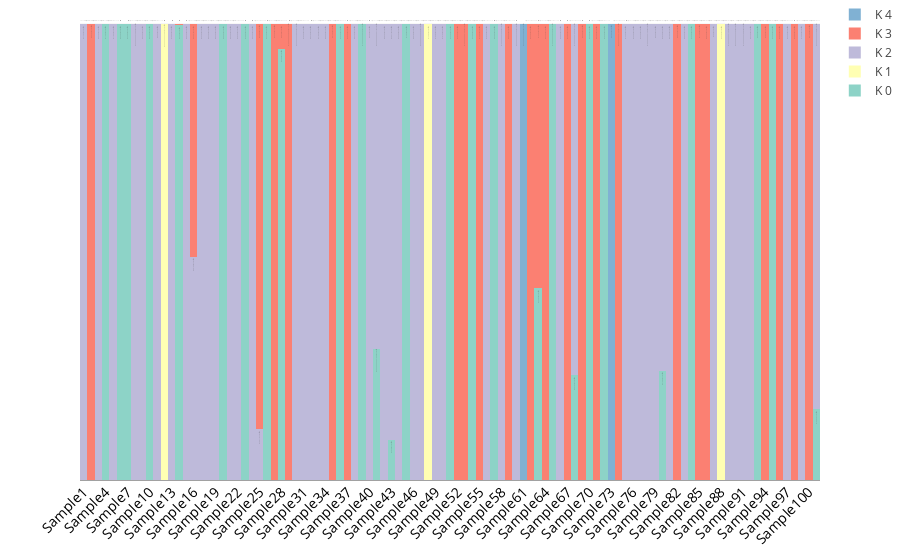

The cell this chart's notebook holds for it:
### Markdown cell above
### Customizing the bars

Next, we'll remove the space between the individual bars and change the color scheme by modifying `Bar()` and `Layout()`.

You can also add information to the labels that pop up when the mouse hovers over the bars. This information is provided via the `text` argument of the `Bar()` object. You must provide a list of the same lenght as the number of individuals. Each entry corresponds to the text for an individual. In the code below we set the text as the assignment probability (in percentage) for each individual sample.

If you want to differentiate between individual bars, you can modify the maker line width in `Bar()`.

### Code cell
data = []

# Create color pallete for 12 colors
# More color pallets available on https://plot.ly/ipython-notebooks/color-scales/
cp = cl.scales["12"]["qual"]["Set3"]

for k, ar in enumerate(qvals_transposed):
    
    current_bar = go.Bar(
        x = individuals,
        y = ar,
        name = "K {}".format(k),
        # Set hover text information.
        text=["Assignment: {}%".format(x * 100) for x in ar],
        # Customize bars
        marker = dict(
            # Use the 'k' counter to fetch a different color for each K value
            color=cp[k],
            line=dict(
                color="grey",
                # Modify the width to values greater than 0 to show lines around the individual bars
                width=0,
            )
        )
    )
    
    data.append(current_bar)
    
layout = go.Layout(
    barmode='stack',
    margin={"t":0},
    bargap="0",
    yaxis={
        "showticklabels":False
    },
    xaxis={
        "tickangle":-45,
        "tickfont": dict(size=14,
                        color="black")
    }
)


fig = go.Figure(data=data, layout=layout)

iplot(fig)

### Figure 1 — Plotly figure (JSON) as saved in the notebook; plotly's stock layout.template omitted (floating-point values rounded to 4 significant figures)
{"data": [{"marker": {"color": "rgb(141,211,199)", "line": {"color": "grey", "width": 0}}, "name": "K 0", "text": ["Assignment: 0.0071%", "Assignment: 0.0086%", "Assignment: 0.0087%", "Assignment: 99.9611%", "Assignment: 0.014799999999999999%", "Assignment: 99.9504%", "Assignment: 99.9566%", "Assignment: 0.0174%", "Assignment: 0.0077%", "Assignment: 99.9564%", "Assignment: 0.0118%", "Assignment: 0.0284%", "Assignment: 0.014100000000000001%", "Assignment: 99.779%", "Assignment: 0.008%", "Assignment: 0.0086%", "Assignment: 0.0086%", "Assignment: 0.0083%", "Assignment: 0.0087%", "Assignment: 99.9588%", "Assignment: 0.0102%", "Assignment: 0.0088%", "Assignment: 99.9387%", "Assignment: 0.0077%", "Assignment: 0.0069%", "Assignment: 99.9625%", "Assignment: 0.0073999999999999995%", "Assignment: 94.599%", "Assignment: 0.0091%", "Assignment: 0.0114%", "Assignment: 0.0078%", "Assignment: 0.0073999999999999995%", "Assignment: 0.014799999999999999%", "Assignment: 0.0104%", "Assignment: 0.0072%", "Assignment: 99.9636%", "Assignment: 0.008%", "Assignment: 0.0069%", "Assignment: 99.96340000000001%", "Assignment: 0.009000000000000001%", "Assignment: 28.781200000000002%", "Assignment: 0.0088%", "Assignment: 8.8632%", "Assignment: 0.0077%", "Assignment: 99.961%", "Assignment: 0.0315%", "Assignment: 0.0087%", "Assignment: 0.0358%", "Assignment: 0.0343%", "Assignment: 0.0205%", "Assignment: 99.9656%", "Assignment: 0.0091%", "Assignment: 0.0071%", "Assignment: 99.9422%", "Assignment: 0.0102%", "Assignment: 0.0091%", "Assignment: 99.9393%", "Assignment: 0.0111%", "Assignment: 0.0104%", "Assignment: 0.007600000000000001%", "Assignment: 0.0136%", "Assignment: 0.0093%", "Assignment: 42.0099%", "Assignment: 0.009399999999999999%", "Assignment: 99.95230000000001%", "Assignment: 0.0142%", "Assignment: 0.015899999999999997%", "Assignment: 22.9733%", "Assignment: 0.011000000000000001%", "Assignment: 99.9409%", "Assignment: 0.0107%", "Assignment: 99.9687%", "Assignment: 0.0157%", "Assignment: 0.009600000000000001%", "Assignment: 0.01%", "Assignment: 0.0098%", "Assignment: 0.0077%", "Assignment: 0.0072%", "Assignment: 0.0105%", "Assignment: 23.9915%", "Assignment: 0.0131%", "Assignment: 0.0092%", "Assignment: 0.0116%", "Assignment: 99.9657%", "Assignment: 0.0072%", "Assignment: 0.0088%", "Assignment: 0.0073999999999999995%", "Assignment: 0.0336%", "Assignment: 0.0071%", "Assignment: 0.0077%", "Assignment: 0.0289%", "Assignment: 0.0083%", "Assignment: 99.943%", "Assignment: 0.012799999999999999%", "Assignment: 99.9607%", "Assignment: 0.0114%", "Assignment: 0.009899999999999999%", "Assignment: 0.012899999999999998%", "Assignment: 0.0103%", "Assignment: 0.0097%", "Assignment: 15.5531%"], "type": "bar", "x": ["Sample1", "Sample2", "Sample3", "Sample4", "Sample5", "Sample6", "Sample7", "Sample8", "Sample9", "Sample10", "Sample11", "Sample12", "Sample13", "Sample14", "Sample15", "Sample16", "Sample17", "Sample18", "Sample19", "Sample20", "Sample21", "Sample22", "Sample23", "Sample24", "Sample25", "Sample26", "Sample27", "Sample28", "Sample29", "Sample30", "Sample31", "Sample32", "Sample33", "Sample34", "Sample35", "Sample36", "Sample37", "Sample38", "Sample39", "Sample40", "Sample41", "Sample42", "Sample43", "Sample44", "Sample45", "Sample46", "Sample47", "Sample48", "Sample49", "Sample50", "Sample51", "Sample52", "Sample53", "Sample54", "Sample55", "Sample56", "Sample57", "Sample58", "Sample59", "Sample60", "Sample61", "Sample62", "Sample63", "Sample64", "Sample65", "Sample66", "Sample67", "Sample68", "Sample69", "Sample70", "Sample71", "Sample72", "Sample73", "Sample74", "Sample75", "Sample76", "Sample77", "Sample78", "Sample79", "Sample80", "Sample81", "Sample82", "Sample83", "Sample84", "Sample85", "Sample86", "Sample87", "Sample88", "Sample89", "Sample90", "Sample91", "Sample92", "Sample93", "Sample94", "Sample95", "Sample96", "Sample97", "Sample98", "Sample99", "Sample100", "Sample101"], "y": [7.1e-05, 8.6e-05, 8.7e-05, 0.9996, 0.000148, 0.9995, 0.9996, 0.000174, 7.7e-05, 0.9996, 0.000118, 0.000284, 0.000141, 0.9978, 8e-05, 8.6e-05, 8.6e-05, 8.3e-05, 8.7e-05, 0.9996, 0.000102, 8.8e-05, 0.9994, 7.7e-05, 6.9e-05, 0.9996, 7.4e-05, 0.946, 9.1e-05, 0.000114, 7.8e-05, 7.4e-05, 0.000148, 0.000104, 7.2e-05, 0.9996, 8e-05, 6.9e-05, 0.9996, 9e-05, 0.2878, 8.8e-05, 0.08863, 7.7e-05, 0.9996, 0.000315, 8.7e-05, 0.000358, 0.000343, 0.000205, 0.9997, 9.1e-05, 7.1e-05, 0.9994, 0.000102, 9.1e-05, 0.9994, 0.000111, 0.000104, 7.6e-05, 0.000136, 9.3e-05, 0.4201, 9.4e-05, 0.9995, 0.000142, 0.000159, 0.2297, 0.00011, 0.9994, 0.000107, 0.9997, 0.000157, 9.6e-05, 0.0001, 9.8e-05, 7.7e-05, 7.2e-05, 0.000105, 0.2399, 0.000131, 9.2e-05, 0.000116, 0.9997, 7.2e-05, 8.8e-05, 7.4e-05, 0.000336, 7.1e-05, 7.7e-05, 0.000289, 8.3e-05, 0.9994, 0.000128, 0.9996, 0.000114, 9.9e-05, 0.000129, 0.000103, 9.7e-05, 0.1555]}, {"marker": {"color": "rgb(255,255,179)", "line": {"color": "grey", "width": 0}}, "name": "K 1", "text": ["Assignment: 0.0071%", "Assignment: 0.0085%", "Assignment: 0.0086%", "Assignment: 0.0097%", "Assignment: 0.0147%", "Assignment: 0.012400000000000001%", "Assignment: 0.010799999999999999%", "Assignment: 0.0172%", "Assignment: 0.007600000000000001%", "Assignment: 0.0109%", "Assignment: 0.0117%", "Assignment: 99.88669999999999%", "Assignment: 0.013999999999999999%", "Assignment: 0.055099999999999996%", "Assignment: 0.007899999999999999%", "Assignment: 0.0086%", "Assignment: 0.0086%", "Assignment: 0.0082%", "Assignment: 0.0086%", "Assignment: 0.0103%", "Assignment: 0.0101%", "Assignment: 0.0087%", "Assignment: 0.015300000000000001%", "Assignment: 0.007600000000000001%", "Assignment: 0.0069%", "Assignment: 0.0093%", "Assignment: 0.0073%", "Assignment: 0.0092%", "Assignment: 0.009000000000000001%", "Assignment: 0.0114%", "Assignment: 0.0078%", "Assignment: 0.0073999999999999995%", "Assignment: 0.0146%", "Assignment: 0.0104%", "Assignment: 0.0072%", "Assignment: 0.0091%", "Assignment: 0.007899999999999999%", "Assignment: 0.0069%", "Assignment: 0.0091%", "Assignment: 0.009000000000000001%", "Assignment: 0.0078%", "Assignment: 0.0088%", "Assignment: 0.0093%", "Assignment: 0.0077%", "Assignment: 0.0097%", "Assignment: 0.0313%", "Assignment: 0.0087%", "Assignment: 99.8571%", "Assignment: 0.0341%", "Assignment: 0.0204%", "Assignment: 0.0086%", "Assignment: 0.009000000000000001%", "Assignment: 0.0071%", "Assignment: 0.0144%", "Assignment: 0.0102%", "Assignment: 0.0091%", "Assignment: 0.0151%", "Assignment: 0.011000000000000001%", "Assignment: 0.0104%", "Assignment: 0.0073999999999999995%", "Assignment: 0.0135%", "Assignment: 0.0092%", "Assignment: 0.006999999999999999%", "Assignment: 0.0093%", "Assignment: 0.0119%", "Assignment: 0.014100000000000001%", "Assignment: 0.015799999999999998%", "Assignment: 0.0095%", "Assignment: 0.010799999999999999%", "Assignment: 0.0147%", "Assignment: 0.0106%", "Assignment: 0.0078%", "Assignment: 0.0156%", "Assignment: 0.0095%", "Assignment: 0.009899999999999999%", "Assignment: 0.0098%", "Assignment: 0.0077%", "Assignment: 0.0072%", "Assignment: 0.0105%", "Assignment: 0.0101%", "Assignment: 0.013%", "Assignment: 0.0092%", "Assignment: 0.0115%", "Assignment: 0.0085%", "Assignment: 0.0072%", "Assignment: 0.0088%", "Assignment: 0.0075%", "Assignment: 99.8659%", "Assignment: 0.0072%", "Assignment: 0.0075%", "Assignment: 0.0287%", "Assignment: 0.0083%", "Assignment: 0.0142%", "Assignment: 0.0127%", "Assignment: 0.0098%", "Assignment: 0.0113%", "Assignment: 0.0098%", "Assignment: 0.012799999999999999%", "Assignment: 0.0102%", "Assignment: 0.009600000000000001%", "Assignment: 0.0089%"], "type": "bar", "x": ["Sample1", "Sample2", "Sample3", "Sample4", "Sample5", "Sample6", "Sample7", "Sample8", "Sample9", "Sample10", "Sample11", "Sample12", "Sample13", "Sample14", "Sample15", "Sample16", "Sample17", "Sample18", "Sample19", "Sample20", "Sample21", "Sample22", "Sample23", "Sample24", "Sample25", "Sample26", "Sample27", "Sample28", "Sample29", "Sample30", "Sample31", "Sample32", "Sample33", "Sample34", "Sample35", "Sample36", "Sample37", "Sample38", "Sample39", "Sample40", "Sample41", "Sample42", "Sample43", "Sample44", "Sample45", "Sample46", "Sample47", "Sample48", "Sample49", "Sample50", "Sample51", "Sample52", "Sample53", "Sample54", "Sample55", "Sample56", "Sample57", "Sample58", "Sample59", "Sample60", "Sample61", "Sample62", "Sample63", "Sample64", "Sample65", "Sample66", "Sample67", "Sample68", "Sample69", "Sample70", "Sample71", "Sample72", "Sample73", "Sample74", "Sample75", "Sample76", "Sample77", "Sample78", "Sample79", "Sample80", "Sample81", "Sample82", "Sample83", "Sample84", "Sample85", "Sample86", "Sample87", "Sample88", "Sample89", "Sample90", "Sample91", "Sample92", "Sample93", "Sample94", "Sample95", "Sample96", "Sample97", "Sample98", "Sample99", "Sample100", "Sample101"], "y": [7.1e-05, 8.5e-05, 8.6e-05, 9.7e-05, 0.000147, 0.000124, 0.000108, 0.000172, 7.6e-05, 0.000109, 0.000117, 0.9989, 0.00014, 0.000551, 7.9e-05, 8.6e-05, 8.6e-05, 8.2e-05, 8.6e-05, 0.000103, 0.000101, 8.7e-05, 0.000153, 7.6e-05, 6.9e-05, 9.3e-05, 7.3e-05, 9.2e-05, 9e-05, 0.000114, 7.8e-05, 7.4e-05, 0.000146, 0.000104, 7.2e-05, 9.1e-05, 7.9e-05, 6.9e-05, 9.1e-05, 9e-05, 7.8e-05, 8.8e-05, 9.3e-05, 7.7e-05, 9.7e-05, 0.000313, 8.7e-05, 0.9986, 0.000341, 0.000204, 8.6e-05, 9e-05, 7.1e-05, 0.000144, 0.000102, 9.1e-05, 0.000151, 0.00011, 0.000104, 7.4e-05, 0.000135, 9.2e-05, 7e-05, 9.3e-05, 0.000119, 0.000141, 0.000158, 9.5e-05, 0.000108, 0.000147, 0.000106, 7.8e-05, 0.000156, 9.5e-05, 9.9e-05, 9.8e-05, 7.7e-05, 7.2e-05, 0.000105, 0.000101, 0.00013, 9.2e-05, 0.000115, 8.5e-05, 7.2e-05, 8.8e-05, 7.5e-05, 0.9987, 7.2e-05, 7.5e-05, 0.000287, 8.3e-05, 0.000142, 0.000127, 9.8e-05, 0.000113, 9.8e-05, 0.000128, 0.000102, 9.6e-05, 8.9e-05]}, {"marker": {"color": "rgb(190,186,218)", "line": {"color": "grey", "width": 0}}, "name": "K 2", "text": ["Assignment: 99.9717%", "Assignment: 0.0086%", "Assignment: 99.9654%", "Assignment: 0.0098%", "Assignment: 99.9411%", "Assignment: 0.012400000000000001%", "Assignment: 0.0109%", "Assignment: 99.93079999999999%", "Assignment: 99.9693%", "Assignment: 0.0109%", "Assignment: 99.953%", "Assignment: 0.0284%", "Assignment: 99.9437%", "Assignment: 0.055400000000000005%", "Assignment: 99.9683%", "Assignment: 48.9144%", "Assignment: 99.9656%", "Assignment: 99.9668%", "Assignment: 99.9653%", "Assignment: 0.0103%", "Assignment: 99.9594%", "Assignment: 99.9649%", "Assignment: 0.0154%", "Assignment: 99.9693%", "Assignment: 11.1487%", "Assignment: 0.009399999999999999%", "Assignment: 0.0073999999999999995%", "Assignment: 0.0093%", "Assignment: 0.0091%", "Assignment: 99.95439999999999%", "Assignment: 99.9687%", "Assignment: 99.9703%", "Assignment: 99.9412%", "Assignment: 99.9584%", "Assignment: 0.0072%", "Assignment: 0.0091%", "Assignment: 0.008%", "Assignment: 99.9724%", "Assignment: 0.0092%", "Assignment: 99.964%", "Assignment: 71.19529999999999%", "Assignment: 99.9648%", "Assignment: 91.1089%", "Assignment: 99.9692%", "Assignment: 0.0098%", "Assignment: 99.8744%", "Assignment: 99.96509999999999%", "Assignment: 0.0358%", "Assignment: 99.8631%", "Assignment: 99.9181%", "Assignment: 0.0086%", "Assignment: 0.0091%", "Assignment: 0.0071%", "Assignment: 0.0145%", "Assignment: 0.0102%", "Assignment: 99.9637%", "Assignment: 0.015200000000000002%", "Assignment: 99.95570000000001%", "Assignment: 0.0104%", "Assignment: 99.96979999999999%", "Assignment: 0.0136%", "Assignment: 0.0093%", "Assignment: 0.006999999999999999%", "Assignment: 0.009399999999999999%", "Assignment: 0.012%", "Assignment: 99.9435%", "Assignment: 0.015899999999999997%", "Assignment: 76.99810000000001%", "Assignment: 0.010799999999999999%", "Assignment: 0.014799999999999999%", "Assignment: 0.0107%", "Assignment: 0.0078%", "Assignment: 0.0157%", "Assignment: 0.0095%", "Assignment: 99.9601%", "Assignment: 99.9607%", "Assignment: 99.9692%", "Assignment: 99.97120000000001%", "Assignment: 99.958%", "Assignment: 75.9782%", "Assignment: 99.9478%", "Assignment: 0.0092%", "Assignment: 99.9538%", "Assignment: 0.0086%", "Assignment: 0.0072%", "Assignment: 0.0088%", "Assignment: 99.97%", "Assignment: 0.0336%", "Assignment: 99.97120000000001%", "Assignment: 99.96969999999999%", "Assignment: 99.88470000000001%", "Assignment: 99.9668%", "Assignment: 0.0143%", "Assignment: 0.012799999999999999%", "Assignment: 0.009899999999999999%", "Assignment: 0.0114%", "Assignment: 99.9606%", "Assignment: 0.012899999999999998%", "Assignment: 99.9591%", "Assignment: 0.0097%", "Assignment: 84.42009999999999%"], "type": "bar", "x": ["Sample1", "Sample2", "Sample3", "Sample4", "Sample5", "Sample6", "Sample7", "Sample8", "Sample9", "Sample10", "Sample11", "Sample12", "Sample13", "Sample14", "Sample15", "Sample16", "Sample17", "Sample18", "Sample19", "Sample20", "Sample21", "Sample22", "Sample23", "Sample24", "Sample25", "Sample26", "Sample27", "Sample28", "Sample29", "Sample30", "Sample31", "Sample32", "Sample33", "Sample34", "Sample35", "Sample36", "Sample37", "Sample38", "Sample39", "Sample40", "Sample41", "Sample42", "Sample43", "Sample44", "Sample45", "Sample46", "Sample47", "Sample48", "Sample49", "Sample50", "Sample51", "Sample52", "Sample53", "Sample54", "Sample55", "Sample56", "Sample57", "Sample58", "Sample59", "Sample60", "Sample61", "Sample62", "Sample63", "Sample64", "Sample65", "Sample66", "Sample67", "Sample68", "Sample69", "Sample70", "Sample71", "Sample72", "Sample73", "Sample74", "Sample75", "Sample76", "Sample77", "Sample78", "Sample79", "Sample80", "Sample81", "Sample82", "Sample83", "Sample84", "Sample85", "Sample86", "Sample87", "Sample88", "Sample89", "Sample90", "Sample91", "Sample92", "Sample93", "Sample94", "Sample95", "Sample96", "Sample97", "Sample98", "Sample99", "Sample100", "Sample101"], "y": [0.9997, 8.6e-05, 0.9997, 9.8e-05, 0.9994, 0.000124, 0.000109, 0.9993, 0.9997, 0.000109, 0.9995, 0.000284, 0.9994, 0.000554, 0.9997, 0.4891, 0.9997, 0.9997, 0.9997, 0.000103, 0.9996, 0.9996, 0.000154, 0.9997, 0.1115, 9.4e-05, 7.4e-05, 9.3e-05, 9.1e-05, 0.9995, 0.9997, 0.9997, 0.9994, 0.9996, 7.2e-05, 9.1e-05, 8e-05, 0.9997, 9.2e-05, 0.9996, 0.712, 0.9996, 0.9111, 0.9997, 9.8e-05, 0.9987, 0.9997, 0.000358, 0.9986, 0.9992, 8.6e-05, 9.1e-05, 7.1e-05, 0.000145, 0.000102, 0.9996, 0.000152, 0.9996, 0.000104, 0.9997, 0.000136, 9.3e-05, 7e-05, 9.4e-05, 0.00012, 0.9994, 0.000159, 0.77, 0.000108, 0.000148, 0.000107, 7.8e-05, 0.000157, 9.5e-05, 0.9996, 0.9996, 0.9997, 0.9997, 0.9996, 0.7598, 0.9995, 9.2e-05, 0.9995, 8.6e-05, 7.2e-05, 8.8e-05, 0.9997, 0.000336, 0.9997, 0.9997, 0.9988, 0.9997, 0.000143, 0.000128, 9.9e-05, 0.000114, 0.9996, 0.000129, 0.9996, 9.7e-05, 0.8442]}, {"marker": {"color": "rgb(251,128,114)", "line": {"color": "grey", "width": 0}}, "name": "K 3", "text": ["Assignment: 0.0071%", "Assignment: 99.9658%", "Assignment: 0.0087%", "Assignment: 0.0097%", "Assignment: 0.0147%", "Assignment: 0.012400000000000001%", "Assignment: 0.0109%", "Assignment: 0.0173%", "Assignment: 0.0077%", "Assignment: 0.0109%", "Assignment: 0.0118%", "Assignment: 0.0283%", "Assignment: 0.014100000000000001%", "Assignment: 0.0553%", "Assignment: 0.007899999999999999%", "Assignment: 51.0598%", "Assignment: 0.0086%", "Assignment: 0.0084%", "Assignment: 0.0087%", "Assignment: 0.0103%", "Assignment: 0.0102%", "Assignment: 0.0088%", "Assignment: 0.015300000000000001%", "Assignment: 0.0077%", "Assignment: 88.8306%", "Assignment: 0.009399999999999999%", "Assignment: 99.9706%", "Assignment: 5.3733%", "Assignment: 99.96390000000001%", "Assignment: 0.0114%", "Assignment: 0.007899999999999999%", "Assignment: 0.0075%", "Assignment: 0.0147%", "Assignment: 0.0104%", "Assignment: 99.9713%", "Assignment: 0.0091%", "Assignment: 99.9682%", "Assignment: 0.0069%", "Assignment: 0.0092%", "Assignment: 0.009000000000000001%", "Assignment: 0.007899999999999999%", "Assignment: 0.0088%", "Assignment: 0.0093%", "Assignment: 0.0077%", "Assignment: 0.0098%", "Assignment: 0.0314%", "Assignment: 0.0087%", "Assignment: 0.0357%", "Assignment: 0.0343%", "Assignment: 0.0205%", "Assignment: 0.0086%", "Assignment: 99.9637%", "Assignment: 99.97160000000001%", "Assignment: 0.0145%", "Assignment: 99.9591%", "Assignment: 0.0091%", "Assignment: 0.015200000000000002%", "Assignment: 0.0111%", "Assignment: 99.9583%", "Assignment: 0.0078%", "Assignment: 0.0136%", "Assignment: 99.9629%", "Assignment: 57.9691%", "Assignment: 99.9625%", "Assignment: 0.0119%", "Assignment: 0.014100000000000001%", "Assignment: 99.9367%", "Assignment: 0.0095%", "Assignment: 99.9565%", "Assignment: 0.014799999999999999%", "Assignment: 99.9573%", "Assignment: 0.0078%", "Assignment: 0.0157%", "Assignment: 99.96199999999999%", "Assignment: 0.01%", "Assignment: 0.0098%", "Assignment: 0.0077%", "Assignment: 0.0072%", "Assignment: 0.0105%", "Assignment: 0.0101%", "Assignment: 0.0131%", "Assignment: 99.9633%", "Assignment: 0.0116%", "Assignment: 0.0086%", "Assignment: 99.9711%", "Assignment: 99.9648%", "Assignment: 0.0075%", "Assignment: 0.0335%", "Assignment: 0.0073%", "Assignment: 0.0075%", "Assignment: 0.0289%", "Assignment: 0.0084%", "Assignment: 0.0143%", "Assignment: 99.949%", "Assignment: 0.009899999999999999%", "Assignment: 99.9546%", "Assignment: 0.009899999999999999%", "Assignment: 99.9486%", "Assignment: 0.0102%", "Assignment: 99.9613%", "Assignment: 0.009000000000000001%"], "type": "bar", "x": ["Sample1", "Sample2", "Sample3", "Sample4", "Sample5", "Sample6", "Sample7", "Sample8", "Sample9", "Sample10", "Sample11", "Sample12", "Sample13", "Sample14", "Sample15", "Sample16", "Sample17", "Sample18", "Sample19", "Sample20", "Sample21", "Sample22", "Sample23", "Sample24", "Sample25", "Sample26", "Sample27", "Sample28", "Sample29", "Sample30", "Sample31", "Sample32", "Sample33", "Sample34", "Sample35", "Sample36", "Sample37", "Sample38", "Sample39", "Sample40", "Sample41", "Sample42", "Sample43", "Sample44", "Sample45", "Sample46", "Sample47", "Sample48", "Sample49", "Sample50", "Sample51", "Sample52", "Sample53", "Sample54", "Sample55", "Sample56", "Sample57", "Sample58", "Sample59", "Sample60", "Sample61", "Sample62", "Sample63", "Sample64", "Sample65", "Sample66", "Sample67", "Sample68", "Sample69", "Sample70", "Sample71", "Sample72", "Sample73", "Sample74", "Sample75", "Sample76", "Sample77", "Sample78", "Sample79", "Sample80", "Sample81", "Sample82", "Sample83", "Sample84", "Sample85", "Sample86", "Sample87", "Sample88", "Sample89", "Sample90", "Sample91", "Sample92", "Sample93", "Sample94", "Sample95", "Sample96", "Sample97", "Sample98", "Sample99", "Sample100", "Sample101"], "y": [7.1e-05, 0.9997, 8.7e-05, 9.7e-05, 0.000147, 0.000124, 0.000109, 0.000173, 7.7e-05, 0.000109, 0.000118, 0.000283, 0.000141, 0.000553, 7.9e-05, 0.5106, 8.6e-05, 8.4e-05, 8.7e-05, 0.000103, 0.000102, 8.8e-05, 0.000153, 7.7e-05, 0.8883, 9.4e-05, 0.9997, 0.05373, 0.9996, 0.000114, 7.9e-05, 7.5e-05, 0.000147, 0.000104, 0.9997, 9.1e-05, 0.9997, 6.9e-05, 9.2e-05, 9e-05, 7.9e-05, 8.8e-05, 9.3e-05, 7.7e-05, 9.8e-05, 0.000314, 8.7e-05, 0.000357, 0.000343, 0.000205, 8.6e-05, 0.9996, 0.9997, 0.000145, 0.9996, 9.1e-05, 0.000152, 0.000111, 0.9996, 7.8e-05, 0.000136, 0.9996, 0.5797, 0.9996, 0.000119, 0.000141, 0.9994, 9.5e-05, 0.9996, 0.000148, 0.9996, 7.8e-05, 0.000157, 0.9996, 0.0001, 9.8e-05, 7.7e-05, 7.2e-05, 0.000105, 0.000101, 0.000131, 0.9996, 0.000116, 8.6e-05, 0.9997, 0.9996, 7.5e-05, 0.000335, 7.3e-05, 7.5e-05, 0.000289, 8.4e-05, 0.000143, 0.9995, 9.9e-05, 0.9995, 9.9e-05, 0.9995, 0.000102, 0.9996, 9e-05]}, {"marker": {"color": "rgb(128,177,211)", "line": {"color": "grey", "width": 0}}, "name": "K 4", "text": ["Assignment: 0.0071%", "Assignment: 0.0085%", "Assignment: 0.0086%", "Assignment: 0.0097%", "Assignment: 0.0147%", "Assignment: 0.012400000000000001%", "Assignment: 0.010799999999999999%", "Assignment: 0.0173%", "Assignment: 0.0077%", "Assignment: 0.0109%", "Assignment: 0.0117%", "Assignment: 0.028200000000000003%", "Assignment: 0.014100000000000001%", "Assignment: 0.055099999999999996%", "Assignment: 0.007899999999999999%", "Assignment: 0.0086%", "Assignment: 0.0086%", "Assignment: 0.0082%", "Assignment: 0.0087%", "Assignment: 0.0103%", "Assignment: 0.0101%", "Assignment: 0.0088%", "Assignment: 0.015300000000000001%", "Assignment: 0.007600000000000001%", "Assignment: 0.0069%", "Assignment: 0.009399999999999999%", "Assignment: 0.0073%", "Assignment: 0.0092%", "Assignment: 0.009000000000000001%", "Assignment: 0.0114%", "Assignment: 0.0078%", "Assignment: 0.0073999999999999995%", "Assignment: 0.0147%", "Assignment: 0.0104%", "Assignment: 0.0072%", "Assignment: 0.0091%", "Assignment: 0.007899999999999999%", "Assignment: 0.0069%", "Assignment: 0.0091%", "Assignment: 0.009000000000000001%", "Assignment: 0.0078%", "Assignment: 0.0088%", "Assignment: 0.0093%", "Assignment: 0.0077%", "Assignment: 0.0097%", "Assignment: 0.0313%", "Assignment: 0.0087%", "Assignment: 0.0356%", "Assignment: 0.0341%", "Assignment: 0.0204%", "Assignment: 0.0086%", "Assignment: 0.0091%", "Assignment: 0.0071%", "Assignment: 0.0144%", "Assignment: 0.0102%", "Assignment: 0.0091%", "Assignment: 0.015200000000000002%", "Assignment: 0.0111%", "Assignment: 0.0104%", "Assignment: 0.0073999999999999995%", "Assignment: 99.94579999999999%", "Assignment: 0.0093%", "Assignment: 0.006999999999999999%", "Assignment: 0.0093%", "Assignment: 0.0119%", "Assignment: 0.014100000000000001%", "Assignment: 0.015799999999999998%", "Assignment: 0.0095%", "Assignment: 0.010799999999999999%", "Assignment: 0.014799999999999999%", "Assignment: 0.0107%", "Assignment: 0.0078%", "Assignment: 99.9374%", "Assignment: 0.0095%", "Assignment: 0.009899999999999999%", "Assignment: 0.0098%", "Assignment: 0.0077%", "Assignment: 0.0072%", "Assignment: 0.0105%", "Assignment: 0.0101%", "Assignment: 0.013%", "Assignment: 0.0092%", "Assignment: 0.0115%", "Assignment: 0.0085%", "Assignment: 0.0072%", "Assignment: 0.0088%", "Assignment: 0.0075%", "Assignment: 0.0334%", "Assignment: 0.0072%", "Assignment: 0.0075%", "Assignment: 0.0288%", "Assignment: 0.0083%", "Assignment: 0.0142%", "Assignment: 0.0127%", "Assignment: 0.0098%", "Assignment: 0.0113%", "Assignment: 0.0098%", "Assignment: 0.012799999999999999%", "Assignment: 0.0102%", "Assignment: 0.0097%", "Assignment: 0.0089%"], "type": "bar", "x": ["Sample1", "Sample2", "Sample3", "Sample4", "Sample5", "Sample6", "Sample7", "Sample8", "Sample9", "Sample10", "Sample11", "Sample12", "Sample13", "Sample14", "Sample15", "Sample16", "Sample17", "Sample18", "Sample19", "Sample20", "Sample21", "Sample22", "Sample23", "Sample24", "Sample25", "Sample26", "Sample27", "Sample28", "Sample29", "Sample30", "Sample31", "Sample32", "Sample33", "Sample34", "Sample35", "Sample36", "Sample37", "Sample38", "Sample39", "Sample40", "Sample41", "Sample42", "Sample43", "Sample44", "Sample45", "Sample46", "Sample47", "Sample48", "Sample49", "Sample50", "Sample51", "Sample52", "Sample53", "Sample54", "Sample55", "Sample56", "Sample57", "Sample58", "Sample59", "Sample60", "Sample61", "Sample62", "Sample63", "Sample64", "Sample65", "Sample66", "Sample67", "Sample68", "Sample69", "Sample70", "Sample71", "Sample72", "Sample73", "Sample74", "Sample75", "Sample76", "Sample77", "Sample78", "Sample79", "Sample80", "Sample81", "Sample82", "Sample83", "Sample84", "Sample85", "Sample86", "Sample87", "Sample88", "Sample89", "Sample90", "Sample91", "Sample92", "Sample93", "Sample94", "Sample95", "Sample96", "Sample97", "Sample98", "Sample99", "Sample100", "Sample101"], "y": [7.1e-05, 8.5e-05, 8.6e-05, 9.7e-05, 0.000147, 0.000124, 0.000108, 0.000173, 7.7e-05, 0.000109, 0.000117, 0.000282, 0.000141, 0.000551, 7.9e-05, 8.6e-05, 8.6e-05, 8.2e-05, 8.7e-05, 0.000103, 0.000101, 8.8e-05, 0.000153, 7.6e-05, 6.9e-05, 9.4e-05, 7.3e-05, 9.2e-05, 9e-05, 0.000114, 7.8e-05, 7.4e-05, 0.000147, 0.000104, 7.2e-05, 9.1e-05, 7.9e-05, 6.9e-05, 9.1e-05, 9e-05, 7.8e-05, 8.8e-05, 9.3e-05, 7.7e-05, 9.7e-05, 0.000313, 8.7e-05, 0.000356, 0.000341, 0.000204, 8.6e-05, 9.1e-05, 7.1e-05, 0.000144, 0.000102, 9.1e-05, 0.000152, 0.000111, 0.000104, 7.4e-05, 0.9995, 9.3e-05, 7e-05, 9.3e-05, 0.000119, 0.000141, 0.000158, 9.5e-05, 0.000108, 0.000148, 0.000107, 7.8e-05, 0.9994, 9.5e-05, 9.9e-05, 9.8e-05, 7.7e-05, 7.2e-05, 0.000105, 0.000101, 0.00013, 9.2e-05, 0.000115, 8.5e-05, 7.2e-05, 8.8e-05, 7.5e-05, 0.000334, 7.2e-05, 7.5e-05, 0.000288, 8.3e-05, 0.000142, 0.000127, 9.8e-05, 0.000113, 9.8e-05, 0.000128, 0.000102, 9.7e-05, 8.9e-05]}], "layout": {"bargap": "0", "barmode": "stack", "margin": {"t": 0}, "xaxis": {"tickangle": -45, "tickfont": {"color": "black", "size": 14}}, "yaxis": {"showticklabels": false}}}
